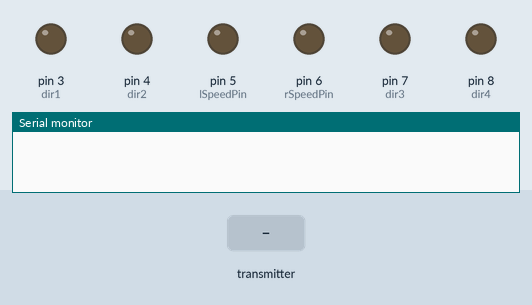
The sketch below on a simulated Arduino Uno, built with avr-gcc and run on an emulated ATmega328P. Parts: output pins drawn as LEDs (lit = HIGH), the last lines printed to the serial monitor. The test bench sets the inputs (shaded band). No radio packets arrive unless stated.

Above: at 1.2 s.
1.3 s: the transmitter starts sending arrayVal.0 = 0
At 2.4 s:
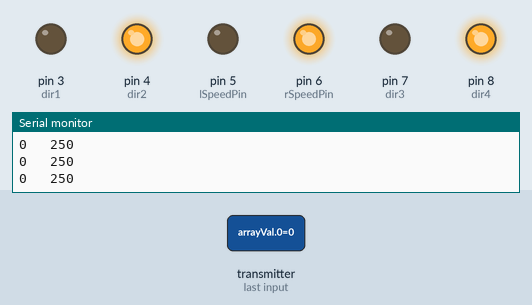
2.8 s: the transmitter starts sending arrayVal.1 = 256
At 3.5 s:
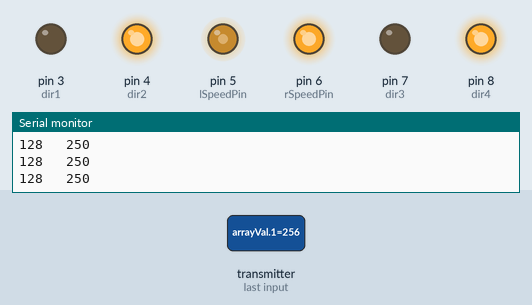
4.3 s: the transmitter starts sending arrayVal.0 = 256
At 4.7 s:
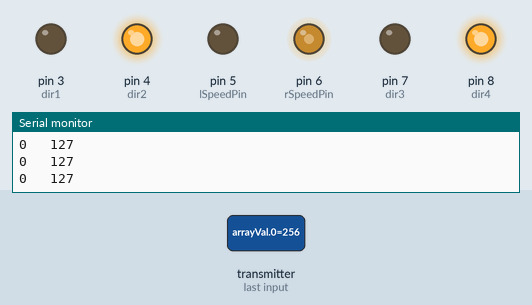
5.8 s: the transmitter starts sending arrayVal.1 = 512
At 7.0 s:
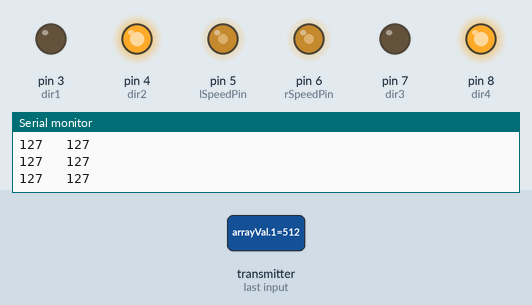
7.3 s: the transmitter starts sending arrayVal.0 = 512
At 8.2 s:
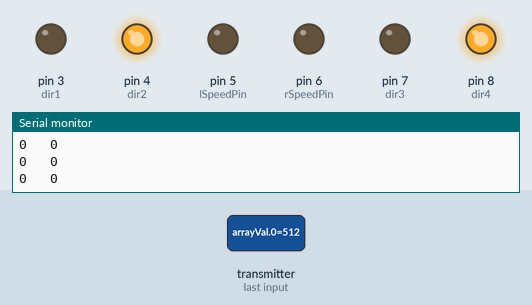
8.8 s: the transmitter starts sending arrayVal.0 = 1023
At 9.3 s:
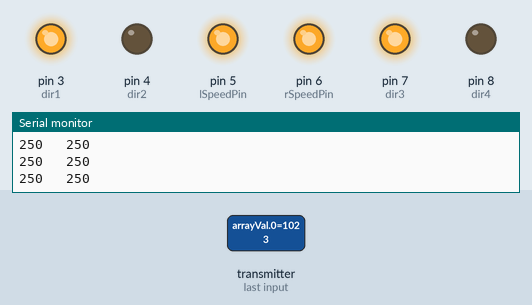
Timing chart, 0 to 11.3 s (numbered marks = the images above; inputs shaded):
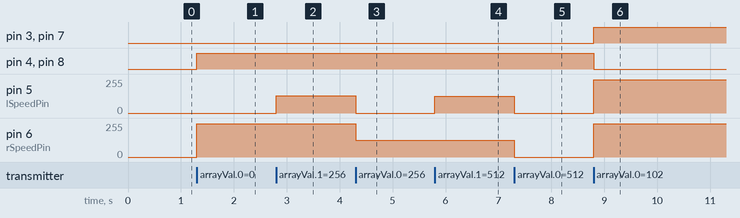

The sketch:

RC_receiver.ino
```cpp
#include <SPI.h>
#include <nRF24L01.h>
#include <RF24.h>
RF24 radio(9,10); // CE, CSN
const byte address[6] = "00001";

int X1val;
int Y1val;
int X2val;
int Y2val;
int arrayVal[2];
int lSpeedPin = 5;
int rSpeedPin = 6;
int dir1 = 3;
int dir2 = 4;
int dir3 = 7;
int dir4 = 8;
int mSpeed;
int lSpeed;
int rSpeed;
int subSpeed;

void setup() {

  Serial.begin(9600);
  radio.begin();
  radio.openReadingPipe(0, address);
  radio.setPALevel(RF24_PA_MIN);
  radio.startListening();

  pinMode(lSpeedPin, OUTPUT);
  pinMode(rSpeedPin, OUTPUT);
  pinMode(dir1, OUTPUT);
  pinMode(dir2, OUTPUT);
  pinMode(dir3, OUTPUT);
  pinMode(dir4, OUTPUT);
  Serial.begin(9600);

}

void loop() {

  if (radio.available()) {
    radio.read(&arrayVal, sizeof(arrayVal));

    X1val = arrayVal[0];
    Y2val = arrayVal[1];

    if (X1val < 510){
    digitalWrite(dir1, LOW);
    digitalWrite(dir2, HIGH);
    digitalWrite(dir3, LOW);
    digitalWrite(dir4, HIGH);
    mSpeed = -255./512. * X1val + 255.;
  }
  else if (X1val > 517){
    digitalWrite(dir1, HIGH);
    digitalWrite(dir2, LOW);
    digitalWrite(dir3, HIGH);
    digitalWrite(dir4, LOW);
    mSpeed = 255./512. * X1val - 255.;
  }
  else{
    mSpeed = 0;
  }


  if(Y2val < 510){
    subSpeed = -255./512. * Y2val + 255.;
    lSpeed = mSpeed - subSpeed;
    rSpeed = mSpeed;
  }
  else if(Y2val > 517){
    subSpeed = 255./512. * Y2val - 255.;
    rSpeed = mSpeed - subSpeed;
    lSpeed = mSpeed;
  }
  else{
    lSpeed = mSpeed;
    rSpeed = mSpeed;
  }


  if(lSpeed < 0){
      lSpeed = 0;
    }
  if(rSpeed < 0){
      rSpeed = 0;
    }
  if(lSpeed < 0){
      lSpeed = 0;
    }
  if(rSpeed > 250){
      rSpeed = 250;
    }
  if(lSpeed > 250){
      lSpeed = 250;
    }

  analogWrite(lSpeedPin, lSpeed);
  analogWrite(rSpeedPin, rSpeed);
  Serial.print(lSpeed);
  Serial.print("   ");
  Serial.println(rSpeed);
  }

}
```

Measured:
- after the input at 1.3 s, pin 4 (dir2), pin 8 (dir4): LOW → HIGH at once; pin 6 (rSpeedPin): 0/255 → 250/255 at once
- after the input at 2.8 s, pin 5 (lSpeedPin): 0/255 → 128/255 at once
- after the input at 4.3 s, pin 5 (lSpeedPin): 128/255 → 0/255 at once; pin 6 (rSpeedPin): 250/255 → 127/255 at once
- after the input at 5.8 s, pin 5 (lSpeedPin): 0/255 → 127/255 at once
- after the input at 7.3 s, pin 5 (lSpeedPin), pin 6 (rSpeedPin): 127/255 → 0/255 at once
- after the input at 8.8 s, pin 3 (dir1), pin 7 (dir3): LOW → HIGH at once; pin 4 (dir2), pin 8 (dir4): HIGH → LOW at once; pin 5 (lSpeedPin), pin 6 (rSpeedPin): 0/255 → 250/255 at once
